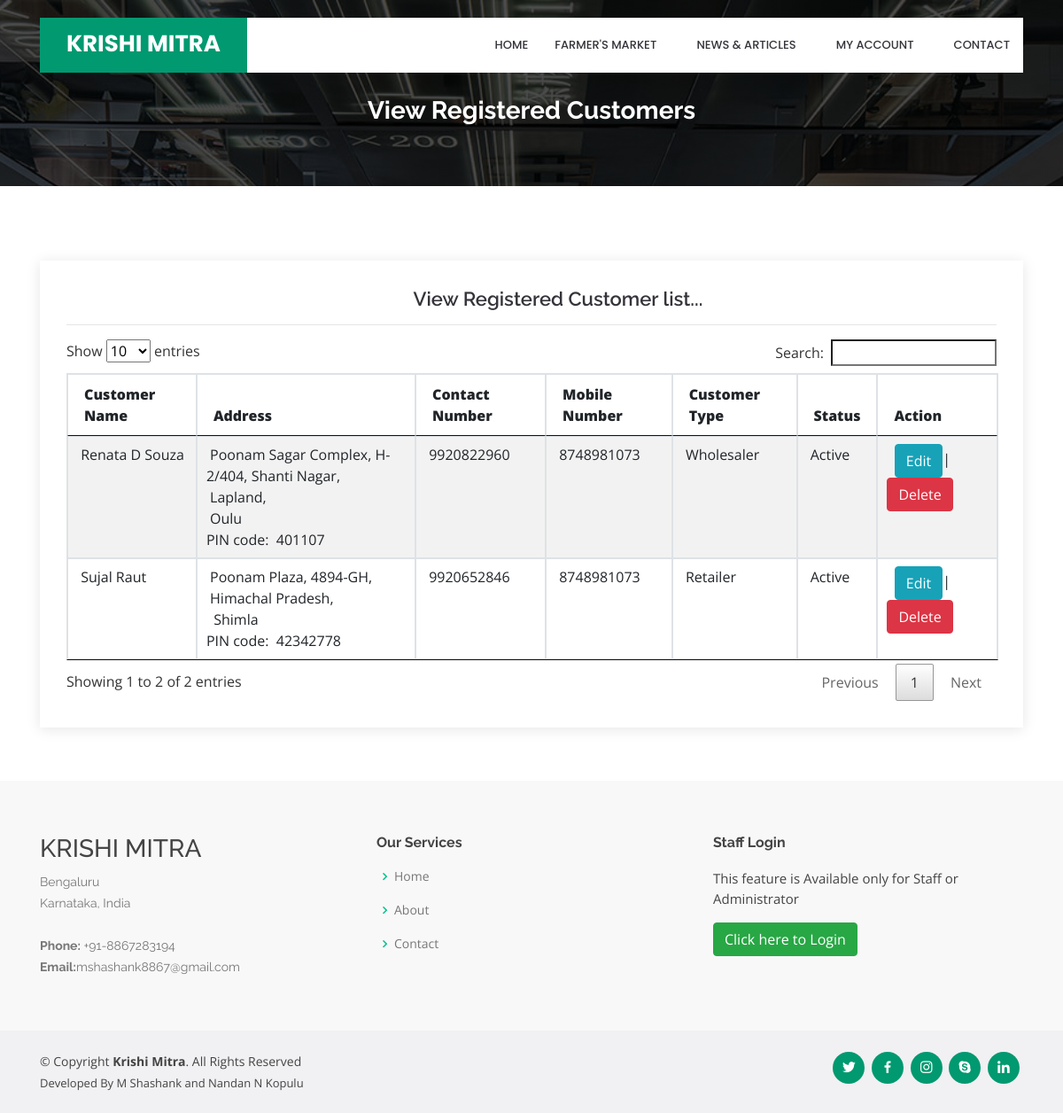
Page /viewcustomerReg.php on the committed database.
### tables this page shows
CREATE TABLE IF NOT EXISTS `customer` (
`customer_id` int(10) NOT NULL,
  `customer_name` varchar(25) NOT NULL,
  `address` text NOT NULL,
  `country_id` int(10) NOT NULL,
  `state_id` int(10) NOT NULL,
  `city_id` int(10) NOT NULL,
  `pincode` varchar(10) NOT NULL,
  `contact_no` varchar(15) NOT NULL,
  `mobile_no` varchar(15) NOT NULL,
  `email_id` varchar(50) NOT NULL,
  `password` varchar(25) NOT NULL,
  `customer_type` varchar(25) NOT NULL,
  `status` varchar(10) NOT NULL
);

CREATE TABLE IF NOT EXISTS `state` (
`state_id` int(10) NOT NULL,
  `country_id` int(10) NOT NULL,
  `state` varchar(25) NOT NULL,
  `description` text NOT NULL,
  `status` varchar(10) NOT NULL
);

CREATE TABLE IF NOT EXISTS `city` (
`city_id` int(10) NOT NULL,
  `country_id` int(10) NOT NULL,
  `state_id` int(10) NOT NULL,
  `city` varchar(25) NOT NULL,
  `description` text NOT NULL,
  `status` varchar(10) NOT NULL
);

### viewcustomerReg.php (the view, shortened to what this page needs)
<?php
include("header.php");
?>
  <main id="main">
    <section id="cta" class="cta">
      <div class="container">
        <div class="text-center" data-aos="zoom-in">
		<br><br>
          <h3>View Registered Customers</h3>
        </div>
      </div>
    </section>
    <section id="contact" class="contact">
      <div class="container">
        <div class="row">
          <div class="col-lg-12" data-aos="fade-up" data-aos-delay="100">
            <div class="info mt-4 ">
		<center><h4>View Registered Customer list...</h4></center><hr>
<?php
							$sql = "SELECT * FROM customer";
							  $qsql = mysqli_query($con,$sql);
							if(mysqli_num_rows($qsql)  == 0)
									{
										echo "<center>There is no customer to display!!</center>";
									}
									else
									{
										?>
							<table ID="datatable" class="table table-striped table-bordered"  style="width:100%">
								<THEAD>
							  <tr>
							    <th height="32"><strong>Customer Name</strong></th>
							    <th><strong>Address</strong></th>
							    <th><strong>Contact Number</strong></th>
							    <th><strong>Mobile Number</strong></th>
		                        <th><strong>Customer Type</strong></th>
							    <th><strong>Status</strong></th>
                                <th><strong>Action</strong></th>
						      </tr>
								</THEAD>
								<TBODY>
                              <?php
							  while($rs = mysqli_fetch_array($qsql))
							  {
								  $sql2 = "SELECT * FROM state WHERE state_id='$rs[state_id]'";
								  $qsql2 = mysqli_query($con,$sql2);
								  $rs2 = mysqli_fetch_array($qsql2);
								  $sql3 = "SELECT * FROM city WHERE city_id='$rs[city_id]'";
								  $qsql3 = mysqli_query($con,$sql3);
								  $rs3 = mysqli_fetch_array($qsql3);
							  echo "
							  <tr>
							    <td>&nbsp;$rs[customer_name]</td>
							    <td>&nbsp;$rs[address],<br>
&nbsp;$rs2[state],<br>
&nbsp;$rs3[city]<br>
PIN code: &nbsp;$rs[pincode]</td>
							    <td>&nbsp;$rs[contact_no]</td>
							    <td>&nbsp;$rs[mobile_no]</td>
							    <td>&nbsp;$rs[customer_type]</td>
							    <td>&nbsp;$rs[status]</td>
							    <td>&nbsp; <a href='customerReg.php?editid=$rs[customer_id]' class='btn btn-info'>Edit</a>| <a href='viewcustomerReg.php?deleteid=$rs[customer_id]' onclick='return delconfirm()' class='btn btn-danger'>Delete</a></td>
						      </tr>";
							  }
							  ?>
								</TBODY>
						  </table>
						<?php
						 }
						?>
            </div>
		  </div>
        </div>
      </div>
    </section>
  </main>
<?php
include("footer.php");
?>

### assets/css/style.css (style rules this page uses)
body { font-family: "Open Sans", sans-serif; color: #444444; }
a { color: #009970; }
h1, h2, h3, h4, h5, h6 { font-family: "Raleway", sans-serif; }
section { padding: 60px 0; overflow: hidden; }
.cta { background: linear-gradient(rgba(2, 2, 2, 0.7), rgba(0, 0, 0, 0.7)), url("../img/cta-bg.jpg") fixed center center; background-size: cover; padding: 60px 0; }
.cta h3 { color: #fff; font-size: 28px; font-weight: 700; }
.contact .info { padding: 30px; width: 100%; background: #fff; box-shadow: 0px 2px 15px rgba(0, 0, 0, 0.1); }
.contact .info h4 { padding: 0 0 0 60px; font-size: 22px; font-weight: 600; margin-bottom: 5px; color: #36343a; }

### rows in the picture
customer: customer_name "Renata D Souza", address "Poonam Sagar Complex, H-2/404, Shanti Nagar", state.state "Lapland", city.city "Oulu", pincode "401107", contact_no "9920822960", mobile_no "8748981073", customer_type "Wholesaler", status "Active"
customer: customer_name "Sujal Raut", address "Poonam Plaza, 4894-GH", state.state "Himachal Pradesh", city.city "Shimla", pincode "42342778", contact_no "9920652846", mobile_no "8748981073", customer_type "Retailer", status "Active"
